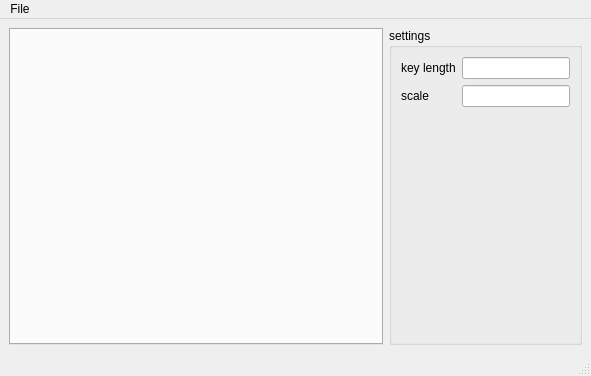
<?xml version="1.0" encoding="UTF-8"?>
<ui version="4.0">
 <class>MainWindow</class>
 <widget class="QMainWindow" name="MainWindow">
  <property name="geometry">
   <rect>
    <x>0</x>
    <y>0</y>
    <width>591</width>
    <height>376</height>
   </rect>
  </property>
  <property name="windowTitle">
   <string>mpl qt main</string>
  </property>
  <widget class="QWidget" name="centralwidget">
   <layout class="QGridLayout" name="gridLayout_2">
    <item row="0" column="0">
     <layout class="QHBoxLayout" name="horizontalLayout">
      <item>
       <widget class="QTabWidget" name="tabWidget">
        <property name="sizePolicy">
         <sizepolicy hsizetype="Expanding" vsizetype="Expanding">
          <horstretch>0</horstretch>
          <verstretch>0</verstretch>
         </sizepolicy>
        </property>
        <property name="baseSize">
         <size>
          <width>250</width>
          <height>250</height>
         </size>
        </property>
        <property name="currentIndex">
         <number>-1</number>
        </property>
       </widget>
      </item>
      <item>
       <widget class="QGroupBox" name="groupBox">
        <property name="sizePolicy">
         <sizepolicy hsizetype="Fixed" vsizetype="Expanding">
          <horstretch>0</horstretch>
          <verstretch>0</verstretch>
         </sizepolicy>
        </property>
        <property name="title">
         <string>settings</string>
        </property>
        <layout class="QFormLayout" name="formLayout">
         <item row="0" column="0">
          <widget class="QLabel" name="keylengthLabel">
           <property name="text">
            <string>key length</string>
           </property>
          </widget>
         </item>
         <item row="0" column="1">
          <widget class="QLineEdit" name="keylengthEdit"/>
         </item>
         <item row="1" column="0">
          <widget class="QLabel" name="scaleLabel">
           <property name="text">
            <string>scale</string>
           </property>
          </widget>
         </item>
         <item row="1" column="1">
          <widget class="QLineEdit" name="scaleEdit"/>
         </item>
        </layout>
       </widget>
      </item>
     </layout>
    </item>
   </layout>
  </widget>
  <widget class="QMenuBar" name="menubar">
   <property name="geometry">
    <rect>
     <x>0</x>
     <y>0</y>
     <width>591</width>
     <height>22</height>
    </rect>
   </property>
   <widget class="QMenu" name="menuFile">
    <property name="title">
     <string>File</string>
    </property>
    <addaction name="actionOpen"/>
   </widget>
   <addaction name="menuFile"/>
  </widget>
  <widget class="QStatusBar" name="statusbar"/>
  <action name="actionOpen">
   <property name="text">
    <string>Open</string>
   </property>
  </action>
 </widget>
 <resources/>
 <connections/>
</ui>
